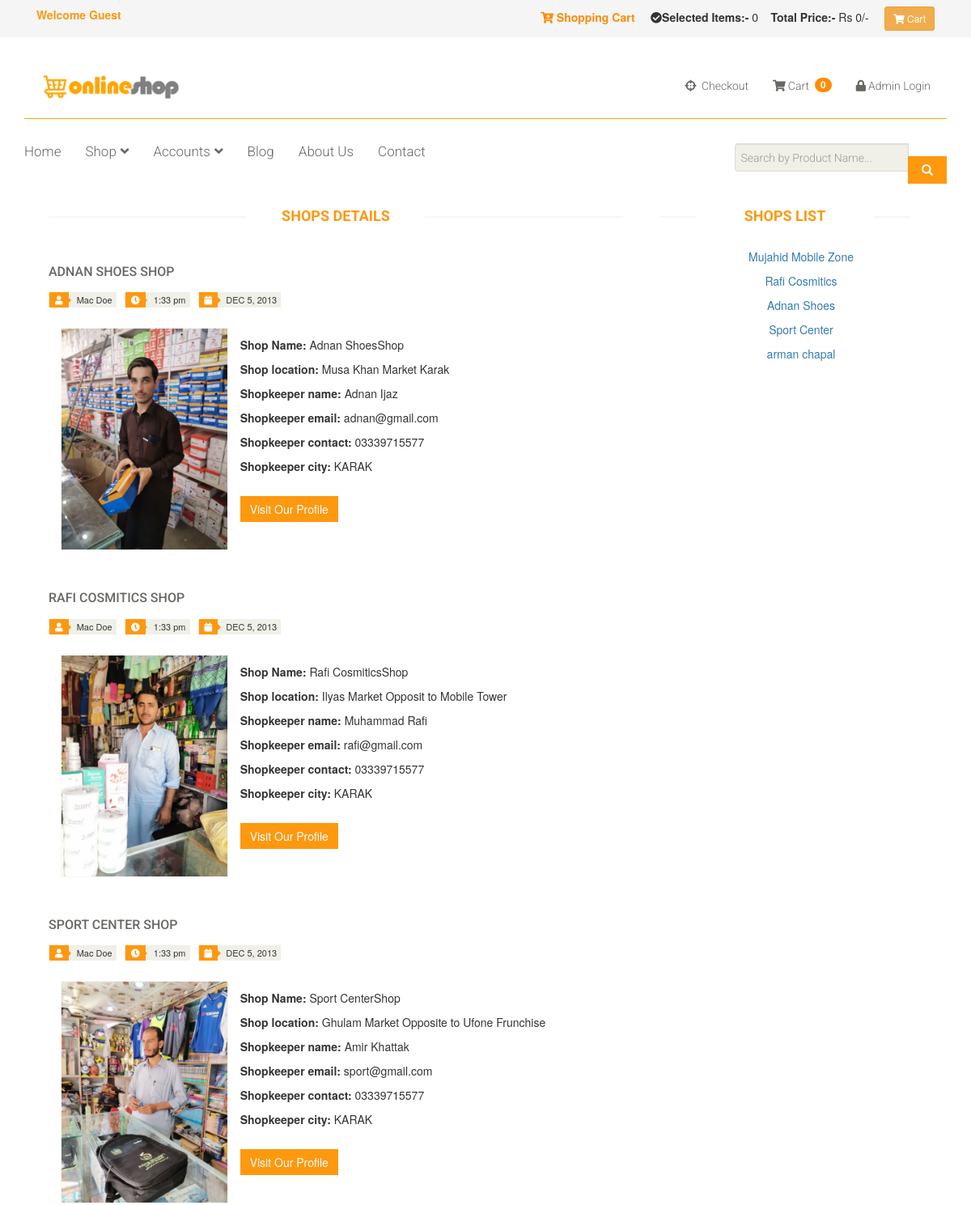
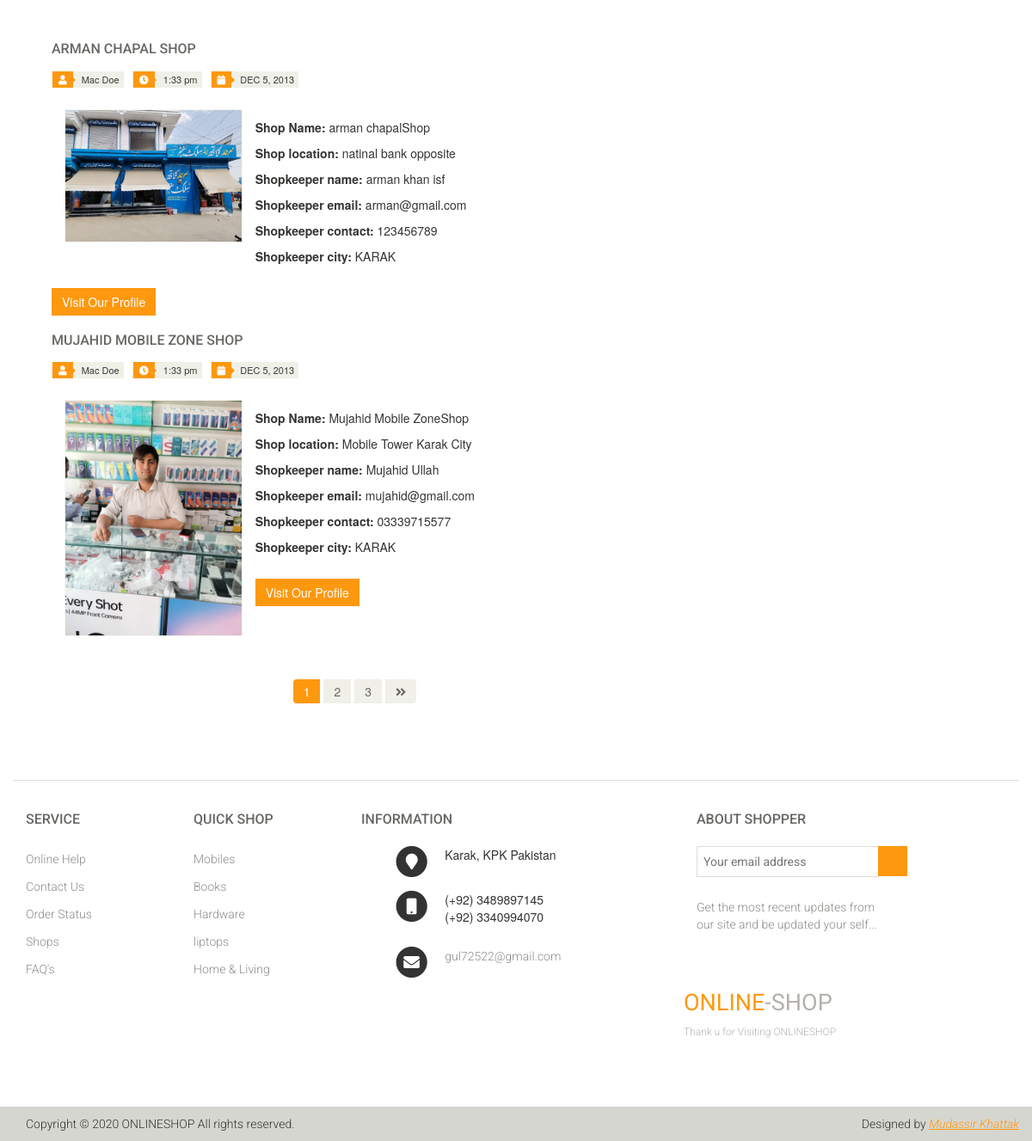
/shop_detail.php, run on the app's committed database (2 pictures, top to bottom).
### tables this page shows
CREATE TABLE `shopkeeper_accounts` (
  `shop_id` int(11) NOT NULL,
  `cetagory_id` int(10) NOT NULL,
  `shop_name` varchar(50) NOT NULL,
  `shop_location` varchar(200) NOT NULL,
  `shop_image` varchar(100) NOT NULL,
  `shopkeeper_name` text NOT NULL,
  `shopkeeper_email` varchar(100) NOT NULL,
  `shopkeeper_password` varchar(100) NOT NULL,
  `shopkeeper_contact` varchar(20) NOT NULL,
  `shopkeeper_country` text NOT NULL,
  `shopkeeper_city` text NOT NULL,
  `shop_ip` int(100) NOT NULL
);

CREATE TABLE `cetogories` (
  `cetogory_id` int(11) NOT NULL,
  `cetagory_title` varchar(100) NOT NULL
);

### shop_detail.php (the view, shortened to what this page needs)
<!doctype html>
<html>
<head>
    <link rel="stylesheet" href="biulded_files/font awesome/css/all.min.css">
    <link rel="stylesheet" href="biulded_files/bootstrap/css/bootstrap.min.css">
</head>
<body>
<div class="">
    <?php include('include/top_header.php'); ?>
    <div class="header">
        <?php include('head.php'); ?>
    </div>
    <div class="menu">
        <?php include('menu.php'); ?>
    </div>
    <div class="container">
        <div class="col-md-12">
            <div class="col-md-8">
                <div class="row">
                    <div class="shop_details">
                        <h2 class="title text-center">Shops Details</h2>
                        <?php
                        $qry= "select * from shopkeeper_accounts order by rand()";
                        $run= mysqli_query($con, $qry);
                        if(mysqli_num_rows($run) == 0)
                        {
                            ?>
                            <div class="alert alert-danger">
                                <h3>No Shop Registered Yet</h3>
                            </div>
                            <?php
                        }
                        else
                        {
                            while($row= mysqli_fetch_array($run))
                            {
                                $shop_id= $row['shop_id'];
                                $shop_image= $row['shop_image'];
                                $shop_name= $row['shop_name'];
                                $shop_location= $row['shop_location'];
                                $shopkpr_name= $row['shopkeeper_name'];
                                $shopkpr_email= $row['shopkeeper_email'];
                                $shopkpr_contect= $row['shopkeeper_contact'];
                                $shopkpr_city= $row['shopkeeper_city'];
                                ?>
                                <div class="blog-post-area">
                                    <div class="single-blog-post col-md-12">
                                        <h3><?php echo $shop_name. " Shop";?></h3>
                                        <div class="post-meta">
                                            <ul>
                                                <li><i class="fa fa-user"></i> Mac Doe</li>
                                                <li><i class="fa fa-clock-o"></i> 1:33 pm</li>
                                                <li><i class="fa fa-calendar"></i> DEC 5, 2013</li>
                                            </ul>
                                        </div>
                                        <a class="col-md-4">
                                            <img src="shopkeeper_accounts/image/<?php echo  $shop_image;?>" alt="">
                                        </a>
                                        <p class="col-md-8">
                                        <p><b>Shop Name:</b> <?php echo $shop_name. "Shop";?></p>
                                        <p><b>Shop location:</b> <?php echo $shop_location;?></p>
                                        <p><b>Shopkeeper name:</b> <?php echo $shopkpr_name;?></p>
                                        <p><b>Shopkeeper email:</b> <?php echo $shopkpr_email; ?></p>
                                        <p><b>Shopkeeper contact:</b> <?php echo $shopkpr_contect; ?></p>
                                        <p><b>Shopkeeper city:</b> <?php echo $shopkpr_city; ?></p>
                                        </p>
                                        <a  class="btn btn-primary" href="shop_profile.php?shop_id=<?php echo $shop_id ?>">Visit Our Profile</a>
                                    </div>
                                </div>
                                <?php
                            }
                        }
                        ?><br>
                        <div class="pagination-area" align="center">
                            <ul class="pagination">
                                <li><a href="" class="active">1</a></li>
                                <li><a href="">2</a></li>
                                <li><a href="">3</a></li>
                                <li><a href=""><i class="fa fa-angle-double-right"></i></a></li>
                            </ul>
                        </div>
                    </div>
                </div>
            </div>
            <div class="col-md-4">
                <div class="">
                    <h2 class="title text-center">Shops List</h2>
                    <?php
                    $l_qry= "select * from shopkeeper_accounts";
                    $l_run= mysqli_query($con,$l_qry);
                    if(mysqli_num_rows($l_run)>0)
                    {
                        while ($l_row=mysqli_fetch_array($l_run))
                        {
                            $id= $l_row['shop_id'];
                            $name=$l_row['shop_name'];
                            echo "<ul><li class='text-center'><a href='shop_profile.php?shop_id=$id'>$name</a></li></ul>";
                        }
                    }
                    else
                    {
                        echo "<h3 class='text-danger'>Shop Not Register Yet</h3>";
                    }
                    ?>
                </div>
            </div>
        </div>
    </div>
    <?php include_once "footer.php";?>
</div>
</body>
</html>

### footer.php (shortened to what this page needs)
<html>
<head>
<link rel="stylesheet" href="biulded_files/font awesome/css/all.min.css">
<link rel="stylesheet" href="biulded_files/bootstrap/css/bootstrap.min.css">
</head>
<body>
	<footer class="">
	<div class="footer-top">
		<div class="container">
		</div>
	</div>
	<div class="footer-widget">
		<div class="container">
			<div class="row">
				<div class="col-sm-2">
					<div class="single-widget">
						<h2>Service</h2>
						<ul class="nav nav-pills nav-stacked">
							<li><a href="contect_us.php">Online Help</a></li>
							<li><a href="contect_us.php">Contact Us</a></li>
							<li><a href="#">Order Status</a></li>
                            <li><a href="shop_detail.php">Shops</a></li>
							<li><a href="about_us.php">FAQ’s</a></li>
						</ul>
					</div>
				</div>
				<div class="col-sm-2">
					<div class="single-widget">
						<h2>Quick Shop</h2>
						<ul class="nav nav-pills nav-stacked">
							<?php
                            include_once "dbconn.php";
                            $qry= "select * from cetogories order by rand() limit 0,5";
                            $run_qry= mysqli_query($con, $qry);
                            while($row= mysqli_fetch_array($run_qry))
                            {
                                $id= $row['cetogory_id'];
                                $title= $row['cetagory_title'];
                                echo  "<li><a href='cat_details.php?cat=$id'>$title</a></li>";
                            }
                            ?>
						</ul>
					</div>
				</div>
				<div class="col-sm-3">
					<div class="single-widget">
						<h2>Information</h2>
                            <div class="contact-information">
                                <div class="module-body">
                                    <ul class="toggle-footer">
                                        <li class="media">
                                            <div class="pull-left">
                                             <span class="icon fa-stack fa-lg">
                                              <i class="fa fa-circle fa-stack-2x"></i>
                                              <i class="fa fa-map-marker fa-stack-1x fa-inverse"></i>
                                            </span>
                                            </div>
                                            <div class="media-body">
                                                <p>Karak, KPK Pakistan</p>
                                            </div>
                                        </li>
                                        <li class="media">
                                            <div class="pull-left">
                                                 <span class="icon fa-stack fa-lg">
                                                  <i class="fa fa-circle fa-stack-2x"></i>
                                                  <i class="fa fa-mobile fa-stack-1x fa-inverse"></i>
                                                </span>
                                            </div>
                                            <div class="media-body">
                                                <p>(+92) 3489897145 <br>(+92) 3340994070</p>
                                            </div>
                                        </li>
                                        <li class="media">
                                            <div class="pull-left">
                                                 <span class="icon fa-stack fa-lg">
                                                  <i class="fa fa-circle fa-stack-2x"></i>
                                                  <i class="fa fa-envelope fa-stack-1x fa-inverse"></i>
                                                </span>
                                            </div>
                                            <div class="media-body">
                                                <span><a href="#">gul72522@gmail.com</a></span>
                                            </div>
                                        </li>
                                    </ul>
                                </div>
                            </div>
					</div>
				</div>
				<div class="col-sm-3 col-sm-offset-1">
					<div class="single-widget">
						<h2>About Shopper</h2>
						<form action="#" class="searchform">
							<input type="text" placeholder="Your email address" />
							<button type="submit" class="btn btn-default"><i class="fa fa-arrow-circle-o-right"></i></button>
							<p>Get the most recent updates from <br />our site and be updated your self...</p>
						</form>
					</div>
                    <div class="row">
                        <div>
                            <div class="companyinfo">
                                <h2><span>ONLINE</span>-SHOP</h2>
                                <p>Thank u for Visiting ONLINESHOP</p>
                            </div>
                        </div>
                    </div>
				</div>
			</div>
		</div>
	</div>
	<div class="footer-bottom">
		<div class="container">
			<div class="row">
				<p class="pull-left">Copyright © 2020 ONLINESHOP All rights reserved.</p>
				<p class="pull-right">Designed by <span><a target="_blank" href="">Mudassir Khattak</a></span></p>
			</div>
		</div>
	</div>
</footer>
</body>
</html>

### dd/css/main.css (style rules this page uses)
body { font-family: 'Roboto', sans-serif; background:; position: relative; font-weight:400px; }
ul li { list-style: none; }
a { -webkit-transition: 300ms; -moz-transition: 300ms; -o-transition: 300ms; transition: 300ms; }
h1, h2, h3, h4, h5, h6 { font-family: 'Roboto', sans-serif; }
.footer-top .container { border-bottom: 1px solid #E0E0DA; padding-bottom: 20px; }
.companyinfo { margin-top: 57px; }
.companyinfo h2 { color: #B4B1AB; font-family: abel; font-size: 27px; text-transform: uppercase; }
.companyinfo h2 span { color:#FE980F; }
.companyinfo p { color: #B3B3AD; font-family: 'Roboto', sans-serif; font-size: 12px; font-weight: 300; }
.footer-widget { margin-bottom: 68px; }
.footer-widget .container { border-top: 1px solid #FFFFFF; padding-top: 15px; }
.single-widget h2 { color: #666663; font-family: 'Roboto', sans-serif; font-size: 16px; font-weight: 500; margin-bottom: 22px; text-transform: uppercase; }
.single-widget ul li a { color: #8C8C88; font-family: 'Roboto', sans-serif; font-size: 14px; font-weight: 300; padding: 5px 0; }
.searchform input { border: 1px solid #DDDDDD; color: #CCCCC6; font-family: 'Roboto', sans-serif; font-size: 14px; margin-top: 0; outline: medium none; padding: 7px; width: 212px; }
.searchform button { background: #FE980F; border: medium none; border-radius: 0; margin-left: -5px; margin-top: -3px; padding: 7px 17px; }
.searchform p { color: #8C8C88; font-family: 'Roboto', sans-serif; font-size: 14px; font-weight: 300; margin-top: 25px; }
.footer-bottom { background: #D6D6D0; padding-top: 10px; }
.footer-bottom p { color: #363432; font-family: 'Roboto', sans-serif; font-weight: 300; margin-left: 15px; }
.footer-bottom p span a { color: #FE980F; font-style: italic; text-decoration: underline; }
.left-sidebar h2:after, h2.title:after { content: " "; position: absolute; border: 1px solid #f5f5f5; bottom:8px; left: 0; width: 100%; height: 0; z-index: -2; }
h2.title:before { content: " "; position: absolute; background: #fff; bottom: -6px; width: 220px; height: 30px; z-index: -1; left: 50%; margin-left: -110px; }
h2.title { color: #FE980F; font-family: 'Roboto', sans-serif; font-size: 18px; font-weight: 700; margin: 0 15px; text-transform: uppercase; margin-bottom: 30px; position: relative; }
.pagination { display: inline-block; margin-bottom: 25px; margin-top: 0; padding-left: 15px; }
.pagination li:first-child a, .pagination li:first-child span { border-bottom-left-radius: 0; border-top-left-radius: 0; margin-left: 0; }
.pagination li:last-child a, .pagination li:last-child span { border-bottom-right-radius: 0; border-top-right-radius: 0; }
.pagination li a, .pagination li span { background-color: #f0f0e9; border: 0; float: left; line-height: 1.42857; margin-left: -1px; padding: 6px 12px; position: relative; text-decoration: none; margin-right: 5px; color:#000; }
.blog-post-area .single-blog-post h3 { color: #696763; font-size: 16px; font-family: 'Roboto',sans-serif; text-transform: uppercase; font-weight: 500; margin-bottom: 17px; }
.blog-post-area .single-blog-post a img { border: 1px solid #F7F7F0; width: 100%; margin-bottom: 30px }
.blog-post-area .single-blog-post p { color: #363432 }
.blog-post-area .post-meta { display: block; margin-bottom: 25px; overflow: hidden; }
.blog-post-area .post-meta ul { padding:0; display: inline; }
.blog-post-area .post-meta ul li { background:#F0F0E9; float: left; margin-right: 10px; padding: 0 5px; font-size: 11px; color: #393b3b; position: relative; }
.blog-post-area .post-meta ul li i { background:#FE980F; color: #FFFFFF; margin-left: -4px; margin-right: 7px; padding: 4px 7px; }
.sinlge-post-meta li i:after, .blog-post-area .post-meta ul li i:after { content: ""; position: absolute; width: auto; height: auto; border-color:transparent transparent transparent #FE980F; border-width:4px; border-style: solid; top:6px; left:24px }
.blog-post-area .single-blog-post .btn-primary { background:#FE980F; border: medium none; border-radius: 0; color: #FFFFFF; margin-top: 17px; }
.pagination-area { margin-bottom:45px; margin-top:45px }
.pagination-area .pagination li a { background:#F0F0E9; border: 0 none; border-radius: 0; color: #696763; margin-right: 5px; padding: 4px 12px; }
.pagination-area .pagination li a:hover, .pagination-area .pagination li .active { background:#FE980F; color: #fff }
.btn.btn-primary { background:#FE980F; border: 0 none; border-radius: 0; margin-top: 16px; }

### data on the page
shopkeeper_accounts: shop_name "ADNAN SHOES", shop_image (picture), shop_name "Adnan Shoes", shop_location "Musa Khan Market Karak", shopkeeper_name "Adnan Ijaz", shopkeeper_email "adnan@gmail.com", shopkeeper_contact "03339715577", shopkeeper_city "KARAK"
shopkeeper_accounts: shop_name "RAFI COSMITICS", shop_image (picture), shop_name "Rafi Cosmitics", shop_location "Ilyas Market Opposit to Mobile Tower", shopkeeper_name "Muhammad Rafi", shopkeeper_email "rafi@gmail.com", shopkeeper_contact "03339715577", shopkeeper_city "KARAK"
shopkeeper_accounts: shop_name "SPORT CENTER", shop_image (picture), shop_name "Sport Center", shop_location "Ghulam Market Opposite to Ufone Frunchise", shopkeeper_name "Amir Khattak", shopkeeper_email "sport@gmail.com", shopkeeper_contact "03339715577", shopkeeper_city "KARAK"
shopkeeper_accounts: shop_name "ARMAN CHAPAL", shop_image (picture), shop_name "arman chapal", shop_location "natinal bank opposite", shopkeeper_name "arman khan isf", shopkeeper_email "arman@gmail.com", shopkeeper_contact "123456789", shopkeeper_city "KARAK"
shopkeeper_accounts: shop_name "MUJAHID MOBILE ZONE", shop_image (picture), shop_name "Mujahid Mobile Zone", shop_location "Mobile Tower Karak City", shopkeeper_name "Mujahid Ullah", shopkeeper_email "mujahid@gmail.com", shopkeeper_contact "03339715577", shopkeeper_city "KARAK"
cetogories: cetagory_title "Mobiles"
cetogories: cetagory_title "Books"
cetogories: cetagory_title "Hardware"
cetogories: cetagory_title "liptops"
cetogories: cetagory_title "Home & Living"

### other printed values
$countitems "0 0"
$total "0"
